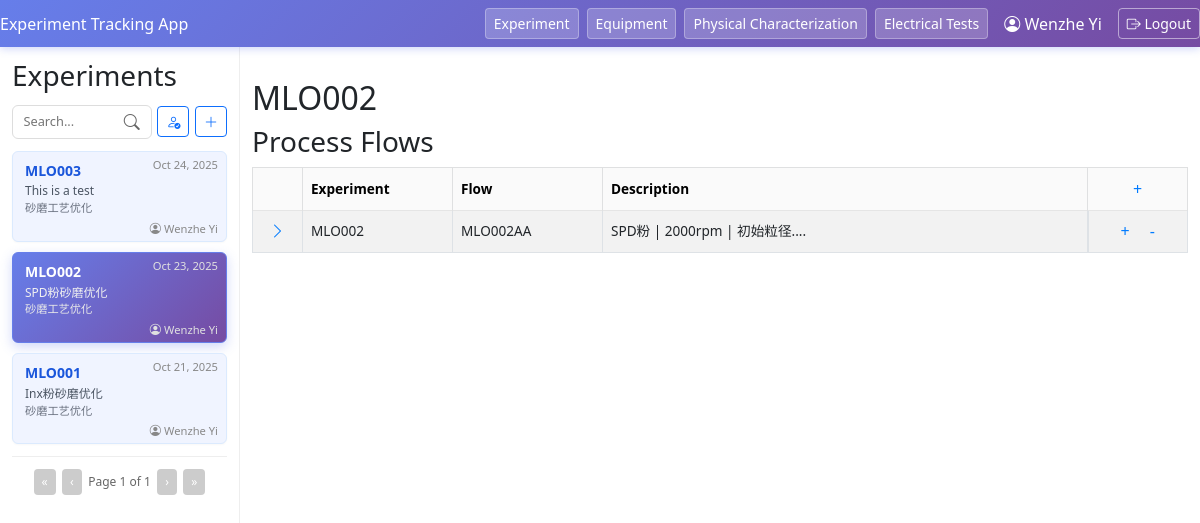
Screenshot of /experiment/33/?page=1 (signed in) with the database file from the repository.
### experiment_flow/models.py (models this page shows, shortened)
class Exp(models.Model):
    exp_name = models.CharField(max_length = 30)
    exp_description = models.TextField(blank = True, null = True)
    created_on = models.DateTimeField(auto_now_add=True)
    project = models.ForeignKey(Project, on_delete = models.CASCADE, related_name = 'experiment', null = True)
    owner = models.ForeignKey(User, on_delete=models.CASCADE, related_name='experiments')

class Project(models.Model):
    project_name = models.CharField(max_length = 50)
    project_code = models.CharField(max_length = 3, null = True, blank = True)
    group = models.ForeignKey(ResearchGroup, on_delete = models.CASCADE, related_name = 'project', null = True)
    created_on = models.DateTimeField(auto_now_add=True)

class ExpFlow(models.Model):
    flow_name = models.CharField(max_length = 2)
    flow_description = models.TextField(blank = True, null = True)
    exp = models.ForeignKey(Exp, on_delete = models.CASCADE, related_name = 'flow', null = True)
    created_on = models.DateTimeField(auto_now_add=True, null = True)
    full_flow = models.CharField(max_length=35, editable=False, db_index=True, null = True)  # Adding index for faster queries
    @property
    def flow(self):
        """Returns the full flow identifier combining experiment name and flow name"""
        if self.exp:
            return f"{self.exp.exp_name}{self.flow_name}"
        return self.flow_name

### experiment_flow/views.py (the view)
# urls.py: path('experiment/<int:exp_id>/', views.experiment_detail, name='experiment_detail'),
@login_required
def experiment_detail(request, exp_id):
    experiment = Exp.objects.get(id=exp_id)
    flows = ExpFlow.objects.filter(exp=experiment).order_by('created_on')
    available_flow_codes = get_available_flow_codes(experiment)
    search_query = request.GET.get('search', '')
    my_experiments = request.GET.get('my_experiments', '')
    latest_exp = Exp.objects.order_by('-created_on')
    if my_experiments == '1':
        latest_exp = latest_exp.filter(owner=request.user)
    if search_query:
        latest_exp = latest_exp.filter(
            Q(exp_name__icontains=search_query) |
            Q(exp_description__icontains=search_query) |
            Q(project__project_name__icontains=search_query)
        )
    page_number = request.GET.get('page', 1)
    paginator = Paginator(latest_exp, 10)  # 10 experiments per page
    page_obj = paginator.get_page(page_number)
    return render(request, 'experiment_flow/experiment_detail.html', {
        'experiment': experiment,
        'flows': flows,
        'available_flow_codes': available_flow_codes,
        'experiments': page_obj,
        'page_obj': page_obj,
        'search_query': search_query
    })

### experiment_flow/models.py (called while the page is built)
    @property
    def step_num(self):
        step_num = 0
        current = self.parent
        while current:
            if current.flow == self.flow:
                step_num += 1
            current = current.parent   # ✅ move up to the next parent
        return f"{step_num:02d}"

### experiment_flow/views.py (called while the page is built)
def get_available_flow_codes(experiment):
    existing_flows = ExpFlow.objects.filter(exp=experiment).values_list('flow_name', flat=True)
    existing_flows_set = set(existing_flows)
    all_codes = [f"{a}{b}" for a in string.ascii_uppercase for b in string.ascii_uppercase]
    available_codes = [code for code in all_codes if code not in existing_flows_set]
    return available_codes

### experiment_flow/templates/experiment_flow/experiment_detail.html (shortened to what this page needs)
{% extends "experiment_flow/base.html" %}
{% block content %}
<div class="main-section">
    <h2>{{ experiment.exp_name }}</h2>
    <h3>Process Flows</h3>
    <table class="table table-striped table-bordered align-middle">
        <thead class="table-light">
            <tr>
                <th style="width:50px;"></th>
                <th style="width:150px;">Experiment</th>
                <th style="width:150px;">Flow</th>
                <th style="width:auto;">Description</th>
                <th style="width:100px; text-align:center;">
                    <div class="add-flow-dropdown">
                        <button class="add-flow-btn" id="addFlowBtn" title="Add Flow">+</button>
                    </div>
                </th>
            </tr>
        </thead>
        <tbody>
            {% for flow in flows %}
            <tr>
                <td class="text-center">
                    <button type="button" class="btn-no-style expand-btn" data-flow-id="{{ flow.id }}">
                        <i class="bi bi-chevron-right"></i>
                    </button>
                </td>
                <td>{{ experiment.exp_name }}</td>
                <td>{{ flow.full_flow }}</td>
                <td>
                    <span class="flow-desc" data-flow-id="{{ flow.id }}">{{ flow.flow_description|default:"Click to add description" }}</span>
                </td>
                <td class="text-center d-flex justify-content-center gap-1">
                    <button type="button" class="btn-no-style add-step-btn"
                            data-exp-id="{{ experiment.id }}"
                            data-flow-id="{{ flow.id }}"
                            title="Add Step">+</button>
                    <a href="{% url 'delete_flow' experiment.id flow.id %}" class="btn-no-style" title="Delete Flow">-</a>
                </td>
            </tr>
            {% empty %}
            <tr>
                <td colspan="5" class="text-center text-muted">No process flows found for this experiment.</td>
            </tr>
            {% endfor %}
        </tbody>
    </table>
</div>
{% endblock %}

### experiment_flow/templates/experiment_flow/base.html (shortened to what this page needs)
<!DOCTYPE html>
<html lang="en">
<head>
    <link rel="stylesheet" href="https://cdn.jsdelivr.net/npm/bootstrap-icons@1.11.1/font/bootstrap-icons.css">
    <link href="https://cdn.jsdelivr.net/npm/bootstrap@5.3.0/dist/css/bootstrap.min.css" rel="stylesheet">
    <link href="https://cdn.jsdelivr.net/npm/select2@4.1.0-rc.0/dist/css/select2.min.css" rel="stylesheet" />
    <link href="https://cdn.jsdelivr.net/npm/select2-bootstrap-5-theme@1.3.0/dist/select2-bootstrap-5-theme.min.css" rel="stylesheet" />
</head>
<body>
    <div class="navbar">
        <div>Experiment Tracking App</div>
        <div class="ms-auto d-flex gap-2 align-items-center">
            <button onclick="location.href='{% url 'index' %}'" class="btn btn-primary btn-sm">Experiment</button>
            <button onclick="location.href='{% url 'equipment_list' %}'" class="btn btn-primary btn-sm">Equipment</button>
            <button onclick="location.href='{% url 'index' %}'" class="btn btn-primary btn-sm">Physical Characterization</button>
            <button onclick="location.href='{% url 'index' %}'" class="btn btn-primary btn-sm">Electrical Tests</button>
            {% if user.is_authenticated %}
                <span class="text-white mx-2">
                    <i class="bi bi-person-circle"></i>
                    {% if user.first_name and user.last_name %}
                        {{ user.first_name }} {{ user.last_name }}
                    {% else %}
                        {{ user.username }}
                    {% endif %}
                </span>
                <button onclick="location.href='{% url 'logout' %}'" class="btn btn-outline-light btn-sm">
                    <i class="bi bi-box-arrow-right"></i> Logout
                </button>
            {% endif %}
        </div>
    </div>
    <div class="main-layout">
        <div class="sidebar">
            <div class="sidebar-header">
                <h3 style="margin:0;">Experiments</h3>
            </div>
            <div class="search-container">
                <div class="search-wrapper">
                    <form method="get" action="" id="searchForm">
                        <input
                            type="text"
                            name="search"
                            class="search-input"
                            placeholder="Search..."
                            value="{{ search_query|default:'' }}"
                            id="searchInput">
                    </form>
                </div>
                <button onclick="toggleMyExperiments()"
                        class="btn btn-sm {% if request.GET.my_experiments == '1' %}btn-primary{% else %}btn-outline-primary{% endif %}"
                        id="myExpBtn"
                        title="Show only my experiments"
                        style="flex-shrink: 0;">
                    <i class="bi bi-person-check"></i>
                </button>
                <button onclick="location.href='{% url 'add_experiment' %}'"
                        class="btn btn-outline-primary btn-sm"
                        title="Add Experiment"
                        style="flex-shrink: 0;">
                    <i class="bi bi-plus-lg"></i>
                </button>
            </div>
            {% if experiments %}
            {% for exp in experiments %}
                <a href="{% url 'experiment_detail' exp.id %}?page={{ page_obj.number|default:1 }}"
                   class="experiment-card{% if experiment.id == exp.id %} active{% endif %}"
                   style="text-decoration:none; color:inherit; display:block;">
                    <span class="experiment-heading">{{ exp.exp_name }}</span>
                    <div class="experiment-date">
                        {{ exp.created_on|date:"M d, Y" }}
                    </div>
                    {% if exp.exp_description %}
                    <span class="experiment-description">{{ exp.exp_description }}</span>
                    {% endif %}
                    <span class="project-name">{{ exp.project.project_name }}</span>
                    <span class="experiment-owner">
                        <i class="bi bi-person-circle"></i>
                        {% if exp.owner.first_name and exp.owner.last_name %}
                            {{ exp.owner.first_name }} {{ exp.owner.last_name }}
                        {% else %}
                            {{ exp.owner.username }}
                        {% endif %}
                    </span>
                </a>
            {% empty %}
                <p>No experiments found.</p>
            {% endfor %}
            {% if page_obj %}
            <div class="pagination-controls">
                {% if page_obj.has_previous %}
                    <button onclick="navigateToPage(1)" title="First page">«</button>
                    <button onclick="navigateToPage({{ page_obj.previous_page_number }})" title="Previous page">‹</button>
                {% else %}
                    <button disabled>«</button>
                    <button disabled>‹</button>
                {% endif %}
                <span>Page {{ page_obj.number }} of {{ page_obj.paginator.num_pages }}</span>
                {% if page_obj.has_next %}
                    <button onclick="navigateToPage({{ page_obj.next_page_number }})" title="Next page">›</button>
                    <button onclick="navigateToPage({{ page_obj.paginator.num_pages }})" title="Last page">»</button>
                {% else %}
                    <button disabled>›</button>
                    <button disabled>»</button>
                {% endif %}
            </div>
            {% endif %}
            {% endif %}
        </div>
        <div class="container">
            {% block content %}{% endblock %}
        </div>
    </div>
</body>
</html>

### experiment_flow/templates/experiment_flow/base.html (style rules this page uses)
body { font-family: Arial, sans-serif; margin: 0; padding: 0; background: #f7f7f7; }
.navbar { background: linear-gradient(135deg, #667eea 0%, #764ba2 100%); color: #fff; padding: 1rem; display: flex; justify-content: space-between; align-items: center; box-shadow: 0 2px 8px rgba(102, 126, 234, 0.3); }
.navbar .btn-primary { background: rgba(255, 255, 255, 0.2); border: 1px solid rgba(255, 255, 255, 0.3); color: white; transition: all 0.2s; }
.navbar .btn-outline-light { border-color: rgba(255, 255, 255, 0.5); color: white; transition: all 0.2s; }
.btn-outline-primary { border-color: #667eea; color: #667eea; transition: all 0.2s; }
.main-layout { display: flex; min-height: 100vh; }
.sidebar { width: 240px; background: #fff; border-right: 1px solid #eee; padding: 0.75rem; box-sizing: border-box; }
.sidebar-header { display: flex; align-items: center; justify-content: space-between; margin-bottom: 0.75rem; }
.experiment-card { background: #f0f4ff; border: 1px solid #dbeafe; border-radius: 6px; padding: 0.65rem 0.75rem; margin-bottom: 0.6rem; box-shadow: 0 1px 2px rgba(0,0,0,0.03); transition: box-shadow 0.2s; position: relative; min-height: 68px; }
.experiment-heading { color: #1a56db; font-size: 0.875rem; font-weight: 600; margin-bottom: 0.2rem; display: block; line-height: 1.3; }
.experiment-description { color: #4b5563; font-size: 0.75rem; margin: 0.15rem 0; display: block; overflow: hidden; text-overflow: ellipsis; display: -webkit-box; -webkit-line-clamp: 1; -webkit-box-orient: vertical; line-height: 1.3; }
.experiment-date { position: absolute; right: 8px; top: 6px; font-size: 0.7rem; color: #888; line-height: 1.2; }
.project-name { color: #6b7280; font-size: 0.7rem; margin-top: 0.15rem; margin-right: 4.5rem; display: block; padding-bottom: 1rem; line-height: 1.2; }
.experiment-owner { position: absolute; bottom: 6px; right: 8px; font-size: 0.7rem; color: #888; white-space: nowrap; line-height: 1.2; }
.experiment-card.active { background: linear-gradient(135deg, #667eea 0%, #764ba2 100%); border-color: #667eea; box-shadow: 0 4px 12px rgba(102, 126, 234, 0.3); }
.experiment-card.active .experiment-heading { color: #ffffff; font-weight: 700; }
.experiment-card.active .experiment-description { color: #f0f0f0; }
.experiment-card.active .experiment-date { color: #e0e0e0; }
.experiment-card.active .project-name { color: #e8e8e8; }
.experiment-card.active .experiment-owner { color: #e0e0e0; }
.container { flex: 1; padding: 2rem; }
.pagination-controls { display: flex; justify-content: center; align-items: center; gap: 0.4rem; margin-top: 0.75rem; padding-top: 0.75rem; border-top: 1px solid #eee; }
.pagination-controls button { background: linear-gradient(135deg, #667eea 0%, #764ba2 100%); color: white; border: none; border-radius: 4px; padding: 0.25rem 0.5rem; font-size: 0.75rem; cursor: pointer; transition: all 0.2s; box-shadow: 0 2px 4px rgba(102, 126, 234, 0.2); }
.pagination-controls button:disabled { background: #ccc; cursor: not-allowed; box-shadow: none; }
.pagination-controls span { font-size: 0.75rem; color: #666; }
.search-container { margin-bottom: 0.75rem; position: relative; display: flex; gap: 0.35rem; align-items: center; }
.search-wrapper { flex: 1; position: relative; }
.search-input { width: 100%; padding: 0.4rem 2rem 0.4rem 0.65rem; border: 1px solid #ddd; border-radius: 6px; font-size: 0.8rem; box-sizing: border-box; transition: border-color 0.2s; }

### rows the page displays
Exp: exp_name "MLO003", created_on "Oct 24, 2025", exp_description "This is a test", project.project_name "砂磨工艺优化", owner.first_name "Wenzhe", owner.last_name "Yi"
Exp: exp_name "MLO002", created_on "Oct 23, 2025", exp_description "SPD粉砂磨优化", project.project_name "砂磨工艺优化", owner.first_name "Wenzhe", owner.last_name "Yi"
Exp: exp_name "MLO001", created_on "Oct 21, 2025", exp_description "Inx粉砂磨优化", project.project_name "砂磨工艺优化", owner.first_name "Wenzhe", owner.last_name "Yi"
ExpFlow: full_flow "MLO002AA", flow_description "SPD粉 | 2000rpm | 初始粒径...."

### other values shown
{{ user.first_name }} "Wenzhe"
{{ user.last_name }} "Yi"
{{ page_obj.number }} "1"
{{ page_obj.paginator.num_pages }} "1"
